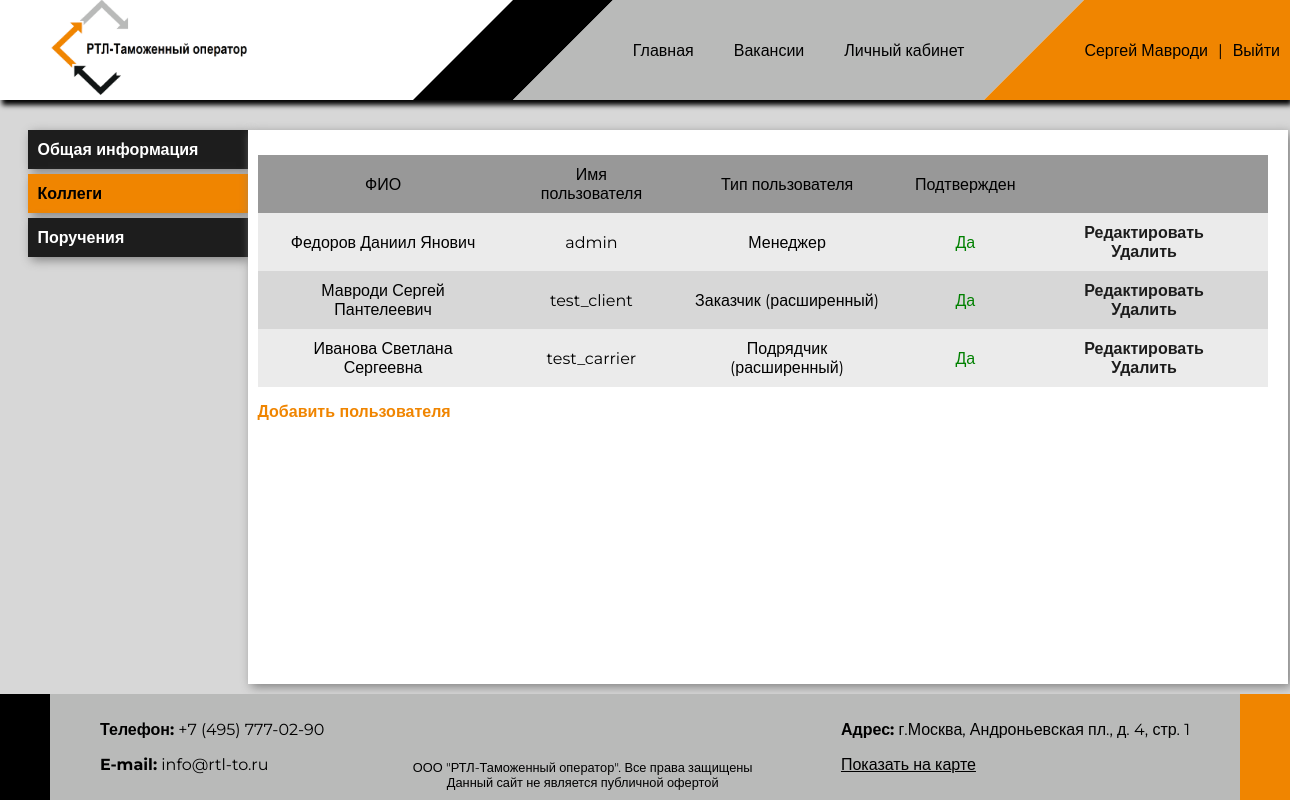
Screenshot of /audit/users/ (signed in) with the database file from the repository.
### app_auth/models.py (models this page shows, shortened)
class User(AbstractUser):
    TYPES = [
        ('manager', 'Менеджер'),
        ('client_simple', 'Заказчик (обычный)'),
        ('client_advanced', 'Заказчик (расширенный)'),
        ('auditor_simple', 'Аудитор (обычный)'),
        ('auditor_advanced', 'Аудитор (расширенный)'),
        ('contractor_simple', 'Подрядчик (обычный)'),
        ('contractor_advanced', 'Подрядчик (расширенный)'),
    ]
    id = models.UUIDField(primary_key=True, default=uuid.uuid4, editable=False)
    last_name = models.CharField(max_length=255, blank=False, null=False, verbose_name=_('фамилия'))
    first_name = models.CharField(max_length=255, blank=False, null=False, verbose_name=_('имя'))
    second_name = models.CharField(max_length=255, blank=True, null=True, verbose_name=_('отчество'))
    email = models.EmailField(blank=False, null=False, verbose_name=_('email'), unique=True)
    client = models.ForeignKey(Client, on_delete=models.CASCADE, verbose_name=_('заказчик'), related_name='users',
                               null=True, blank=True)
    auditor = models.ForeignKey(Auditor, on_delete=models.CASCADE, verbose_name=_('контроллирующий орган'),
                                related_name='agents', null=True, blank=True)
    contractor = models.ForeignKey(Contractor, on_delete=models.CASCADE, verbose_name=_('подрядчик'), related_name='users',
                                null=True, blank=True)
    user_type = models.CharField(max_length=25, choices=TYPES, verbose_name=_('тип пользователя'),
                                 default='manager')
    def __str__(self):
        if not self.second_name:
            return f'{self.last_name} {self.first_name}'
        else:
            return f'{self.last_name} {self.first_name} {self.second_name}'
    class Meta:
        verbose_name = _('user')
        verbose_name_plural = _('users')
        permissions = [
            ('view_all_users', 'Can view all users')
        ]

### audit/views.py (the view)
# urls.py: path('users/', UserListView.as_view(), name='users_list_aud'),
class UserListView(LoginRequiredMixin, ListView):
    login_url = 'login'
    model = User
    template_name = 'audit/user_list.html'
    def get_queryset(self):
        return self.model.objects.filter(auditor=self.request.user.auditor)

### rtl_to/templatetags/menu_tags.py (called while the page is built)
@register.simple_tag(takes_context=True)
def url_active(context, viewname, **kwargs):
    request = context['request']
    current_path = request.path
    compare_path = reverse(viewname, kwargs=kwargs)
    if compare_path == current_path:
        return ' active'
    return ''

### audit/templates/audit/user_list.html
{% extends 'audit/main_menu.html' %}
{% block 'inner_content' %}
{% load menu_tags %}
<table class="list_view_table no_modal">
    <thead>
        <tr>
            <td>ФИО</td>
            <td>Имя пользователя</td>
            <td>Тип пользователя</td>
            <td>Подтвержден</td>
            <td></td>
        </tr>
    </thead>
    <tbody>
        {% for user in object_list %}
        <tr href="{% url 'user_detail_aud' pk=user.id %}?next={{ request.path }}">
            <td>{{ user }}</td>
            <td>{% if user.is_active %}{{ user.username }}{% else %}-{% endif %}</td>
            <td>{{ user.get_user_type_display }}</td>
            <td>{% if user.is_active %}<span style="color:green">Да</span>{% else %}<span style="color:red">Нет</span>{% endif %}</td>
            <td>{% if perms.app_auth.change_user %}
                <a class="table_link" href="{% url 'user_edit_aud' pk=user.id %}?next={{ request.path }}">Редактировать</a>
                {% endif %}{% if perms.app_auth.delete_user %}
                <a class="table_link" href="{% url 'user_delete_aud' pk=user.id %}?next={{ request.path }}">Удалить</a>
                {% endif %}
            </td>
        </tr>
        {% endfor %}
    </tbody>
</table>
{% if perms.app_auth.add_user %}<a href="{% url 'user_add_aud' %}?next={{ request.path }}">Добавить пользователя</a>{% endif %}
{% endblock %}

### static_pages/templates/static_pages/base.html (shortened to what this page needs)
<!DOCTYPE html>
<html lang="en">
<head>
    {% load static %}
    <link rel="stylesheet" type="text/css" href="{% static 'css/base.css' %}?v=30">
    <link rel="stylesheet" type="text/css" href="{% static 'css/statics.css' %}?v=30">
    <link href="{% static 'css/handsontable.full.min.css' %}" rel="stylesheet">
</head>
<body>
    <div id="header" style="display: flex">
        <div id="logo">
            <a href="/">
                <img src="{% static 'img/logo.png' %}">
            </a>
        </div>
        <div id="menu_wrapper">
            <div id="menu">
                <div><a href="{% url 'home' %}">Главная</a></div>
                <div><a href="{% url 'vacancies_list' %}">Вакансии</a></div>
                {% if request.user.is_staff %}
                <div><a href="{% url 'dashboard' %}">Панель управления</a></div>
                {% elif request.user.is_authenticated %}
                {% if request.user.client %}<div><a href="{% url 'dashboard_pub' %}">Личный кабинет</a></div>{% endif %}
                {% endif %}
            </div>
            <div id="login_block">
                {% if request.user.is_authenticated %}
                <a href="{% url 'profile' %}"><div>{{ request.user.first_name }} {{ request.user.last_name }}</div></a>
                <span class="login_label">|</span>
                <a href="{% url 'logout' %}"><div>Выйти</div></a>
                {% else %}
                <a href="{% url 'login' %}"><div>Войти</div></a>
                {% endif %}
            </div>
        </div>
    </div>
    <div id="all_content">
        {% block 'content' %}
        {% endblock %}
    </div>
    <div id="footer">
        <div>
            <p><b>Телефон:</b> +7 (495) 777-02-90</p>
            <p><b>E-mail:</b> info@rtl-to.ru</p>
        </div>
        <div class="copyright">
            ООО "РТЛ-Таможенный оператор". Все права защищены<br />
            Данный сайт не является публичной офертой
        </div>
        <div>
            <p><b>Адрес:</b> г.Москва, Андроньевская пл., д. 4, стр. 1</p>
            <a href="https://yandex.ru/maps/-/CCUabPrxGA" target="blank">Показать на карте</a>
        </div>
    </div>
</body>
</html>

### assets/css/base.css (style rules this page uses)
html { height: 100%; margin: 0 auto; max-width: 1920px; min-width: 1280px; font-family: Montserrat, sans-serif; }
body { margin: 0; height: 100%; width: 100%; }
body { display: flex; flex-direction: column; }
#header { width: 100%; height: 100px; display: flex; justify-content: space-between; box-shadow: 2px 5px 5px black; align-items: center; z-index: 100 }
#menu_wrapper a { text-decoration: none; color: black; padding: 5px 0; margin-bottom: -2px; border-bottom: 2px solid transparent; }
#logo { margin-left: 50px }
#logo img { height: 100px; }
#menu_wrapper { height: 100%; display: flex; align-items: center; flex-flow: row nowrap; }
#menu { height: 100%; position:relative; background: #b9bab9; display: flex; justify-content: space-around; align-items: center; margin-right: 100px; }
#menu::before { content: ''; position:absolute; left: -100px; width:0; height:0; border-bottom: 100px solid #b9bab9; border-left: 100px solid transparent; }
#menu::after { content: ''; position:absolute; right: -100px; width:0; height:0; border-top: 100px solid #b9bab9; border-right: 100px solid transparent; }
#menu div { margin: 20px; }
#login_block { height: 100%; min-width: 100px; padding-right: 10px; background: #f08500; position: relative; display: flex; align-items: center; justify-content: center; }
#login_block::before { content: ''; position:absolute; left: -100px; width:0; height:0; border-bottom: 100px solid #f08500; border-left: 100px solid transparent; }
.login_label { margin: 0 10px; font-weight: block; }
#all_content { flex: 1 0 auto; padding-top: 30px; background-color: #d7d7d7; display: flex; justify-content: center; align-items: center; }
#all_content a { text-decoration: none; font-weight: bold; margin-right: 10px; color: #f08500; }
a { cursor: pointer; }
a { cursor: pointer }
table.list_view_table { max-width: calc(100% - 10px); border-spacing: 0; margin-top: 15px; margin-bottom: 15px; }
table.list_view_table thead { background: #989898; }
table.list_view_table tr>td { padding: 5px; }
table.list_view_table tbody tr:nth-child(2n+1) { background-color: #ebebeb; }
table.list_view_table tbody tr:nth-child(2n) { background-color: #d7d7d7; }
a.table_link { color: #1d1d1d !important; }
.horizontal_tables_list td, .horizontal_tables_list td, { padding: 0 !important; padding-bottom: 10px !important; }
table.list_view_table tr>td, table.expandable_list_view_table tr>td { padding: 10px 15px; text-align: center !important; }
#footer { flex-shrink: 0; background: #b9bab9; border-left: 50px solid black; border-right: 50px solid #f08500; padding: 10px 50px 10px 50px; display: flex; justify-content: space-between; }
#footer a { color: black; }
.copyright { align-self: flex-end; font-size: 0.8em; text-align: center; }

### rows the page displays
User: user.first_name "Сергей", user.last_name "Мавроди", second_name+last_name+first_name "Мавроди Сергей Пантелеевич", username "test_client", user_type "Заказчик (расширенный)", is_active "Да"
User: second_name+last_name+first_name "Федоров Даниил Янович", username "admin", user_type "Менеджер", is_active "Да"
User: second_name+last_name+first_name "Иванова Светлана Сергеевна", username "test_carrier", user_type "Подрядчик (расширенный)", is_active "Да"
